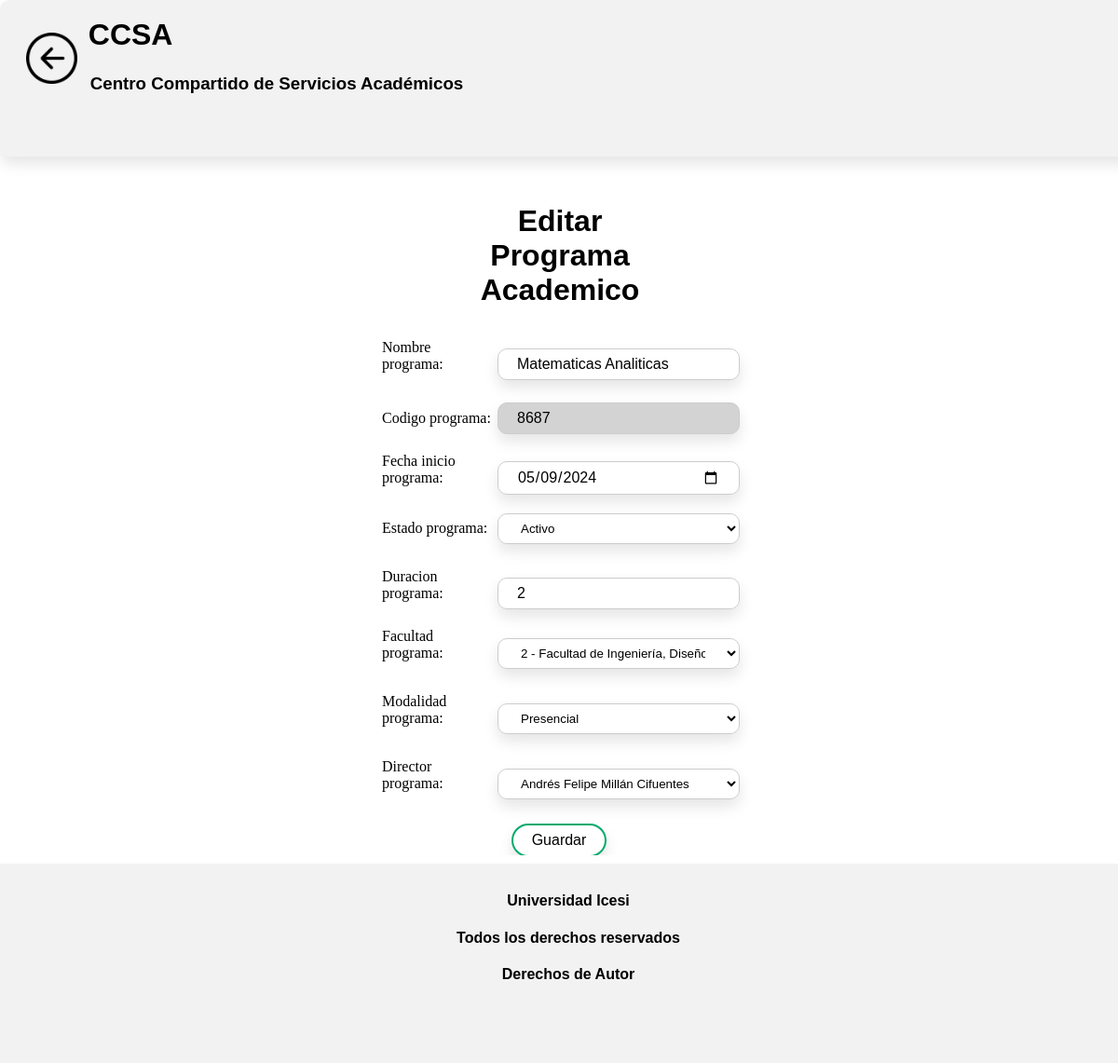
Screenshot of /index/gestion/buscar_programa_academico/editar/8687/ with the database file from the repository.
### CCSApp/models.py (models this page shows, shortened)
class Programa_de_posgrado(models.Model):
    nombre_programa = models.CharField(max_length =255, unique= True,null = False, blank = False) #cambio
    codigo_programa = models.CharField(max_length = 10, unique = True, default ='', null = False, blank = False, primary_key=True) # cambio
    fecha_inicio_programa = models.DateField(default = fecha_inicio_por_defecto, null = False, blank = False)
    ESTADO_CHOICES = [
        ("Activo","Activo"),
        ("Inactivo","Inactivo")
    ]
    estado_programa = models.CharField(max_length = 50, choices = ESTADO_CHOICES, default  = 'Activo', null = False, blank = False) #cambio
    duracion_programa = models.PositiveIntegerField(default = 1, null = False, blank = False) #cambio
    facultad_programa = models.ForeignKey(Facultad, on_delete = models.CASCADE, default = '', null = False, blank = False) #cambio
    modalidad_programa = models.CharField(max_length = 20, choices = [('Presencial', 'Presencial'), ('Virtual', 'Virtual'), ('Mixta', 'Mixta')], default = 'Presencial', null = False, blank = False) #cambio
    director_programa = models.ForeignKey(Director_de_programa, on_delete= models.CASCADE, default = "")

### CCSApp/views.py (the view)
# urls.py: path('index/gestion/buscar_programa_academico/editar/<str:codigo_programa>/', views.editar_programa, name='editar_programa'),
def editar_programa(request, codigo_programa):
    programa = get_object_or_404(Programa_de_posgrado, codigo_programa=codigo_programa)
    form = EditarProgramaForm(request.POST, instance=programa)
    if form.is_valid():
        form.save()
        return redirect('/index/gestion/buscar_programa_academico')
    else:
        form = EditarProgramaForm(instance=programa)
    return render(request, 'Editar/editar_programa.html', {'form': form})

### CCSApp/forms.py
class EditarProgramaForm(forms.ModelForm):
    class Meta:
        model = Programa_de_posgrado
        fields = ['nombre_programa', 'codigo_programa', 'fecha_inicio_programa','estado_programa', 'duracion_programa', 'facultad_programa', 'modalidad_programa', 'director_programa']
        widgets = {
            'nombre_programa': forms.TextInput(attrs={'class': 'form-control'}),
            'codigo_programa': forms.TextInput(attrs={'class': 'form-control', 'readonly': 'readonly', 'style': 'background-color: #d3d3d3'}),
            'fecha_inicio_programa': forms.DateInput(attrs={'type': 'date','class': 'form-control'}),
            'duracion_programa': forms.TextInput(attrs={'class': 'form-control'}),
            'facultad_programa': forms.Select(attrs={'class': 'form-control'}),
            'modalidad_programa': forms.Select(attrs={'class': 'form-control'}),
            'estado_programa': forms.Select(attrs={'class': 'form-control'}),
            'director_programa' : forms.Select(attrs={'class': 'form-control'})
        }

### CCSApp/models.py (called while the page is built)
    def  __str__(self):
        return f"{self.codigo_facultad} - {self.nombre_facultad}"

    def __str__(self):
        return self.nombre_director

### CCSApp/templates/Editar/editar_programa.html (shortened to what this page needs)
{% load static %}
<!DOCTYPE html>
<html lang="es">
<head>
  <link rel="stylesheet" href='{% static "css/editar_programa.css" %}' type='text/css'>
</head>
<body>
  <div id="page-container">
    <div id="page1" class="fade-in">
      <div class="bloq-sup">
        <form method="get">
          <div class="bloq-sup_secd">
            <div class="div_boton_return">
              <button class="boton-2" name="boton1" type="button" onclick="redirigirBuscarDesdeEditarPrograma()">
                <img src="/static/Images/retorno.png" height="55" width="55" alt="Botón de retorno" />
              </button>
            </div>
            <div class="titulo">
              <div class="div_CCSA">
                <h1>CCSA</h1>
              </div>
              <div class="descripcion">
                <h3>Centro Compartido de Servicios Académicos</h3>
              </div>
            </div>
          </div>
        </form>
      </div>
      <div class="bloq-mid-wrapper">
        <div class="bloq-mid">
          <div class="intermed">
            <h1>Editar Programa Academico</h1>
          </div>
          <div class="intermed-bloq">
            <form method="POST" class="form-1" enctype="multipart/form-data" id="registro-materia-form">
                {{ form.as_p }}
              <div class="buttondiv">
                <button type="submit" class="btn-1">Guardar</button>
              </div>
            </form>
          </div>
        </div>
      </div>
      <div class="bloq-inf">
        <h4>Universidad Icesi</h4>
        <h4>Todos los derechos reservados</h4>
        <h4>Derechos de Autor</h4>
      </div>
    </div>
  </div>
</body>
</html>

### CCSApp/templates/static/css/editar_programa.css (style rules this page uses)
label { display: inline-block; width: 90px; text-align: right; }
input, textarea { font: 1em sans-serif; width: 300px; box-sizing: border-box; border: 1px solid #999; }
button { margin-left: 0.5em; }
.fade-in { opacity: 0; animation: fadeIn 0.5s ease-in forwards; }
.bloq-sup, .bloq-inf { position: fixed; left: 0; width: 100%; background-color: rgba(255, 255, 255, 0.8); z-index: 9999; text-align: center; padding: 10px; }
.bloq-sup { top: 0; }
.bloq-inf { bottom: 0; }
.bloq-mid-wrapper { width: 100%; }
.div_boton_return { margin-left: 0px; margin-top: 40px; margin-bottom: 5px; margin-right: 10px; width: 5%; height: 10%; justify-content: center; background-color: transparent; }
.div_CCSA { margin-left: 10px; margin-top: 10px; margin-bottom: 5px; margin-right: 10px; width: 22%; justify-content: center; font-family: 'Poppins', Arial, sans-serif; }
.form-1 { margin: 0 auto; width: 400px; padding: 1em; border-radius: 1em; }
.btn-1 { font-size: 1rem; font-weight: 500; color: #000; border: none; box-shadow: 0px 8px 15px rgba(0, 0, 0, 0.1);; padding: 7px 20px; background-color: #28C985; border-radius: 2rem; border:0.7px solid #000000c8; }
.btn-1 { background-color: white; border: 2px solid #04AA6D; transition: background-color 1s; }
.buttondiv { display: flex; justify-content: center; width: 30%; margin-left: 34%; }
.bloq-mid { display: block; justify-content: center; position: fixed; top: 48%; left: 50%; transform: translate(-50%, -50%); overflow-y: scroll; width: 100%; height: 64.8%; }
.bloq-mid input { width: 65%; height: 5%; margin-left: 0%; margin-top: 1%; margin-bottom: 1%; border: 1px solid #ccc; border-radius: 4px; box-sizing: border-box; }
.bloq-mid label { width: 30%; text-align: left; margin-left: 2.5%; }
.intermed { position: relative; top: 20px; left: 38%; margin-left: 25px; margin-bottom: 15px; float: top; width: 20%; height: 16%; font-family: 'Poppins', Arial, sans-serif; text-align: center; }
.intermed-bloq .form-control { width: 65%; height: 50%; background-color: transparent; border-radius: 10px; box-shadow: 0px 8px 15px rgba(0, 0, 0, 0.1); padding: 7px 20px; }
.bloq-sup { position: fixed; left: 0; width: 100%; height: 13%; top: 0; background-color: #f2f2f2; border-radius: 10px; box-shadow: 0px 8px 15px rgba(0, 0, 0, 0.1); }
.bloq-inf { position: fixed; bottom: 0; left: 0px; width: 100%; height: 17%; background-color: #f2f2f2; text-align: center; padding: 10px 2; font-family: 'Poppins', Arial, sans-serif; }
.bloq-sup_secd { display: flex; align-items: center; margin-top: auto; margin-top: -25px; margin-left: 5px; }
.boton-2 { margin-right: 10px; background-size: cover; background-repeat: no-repeat; border: none; width: 55px; height: 55px; background-color: transparent; }
.titulo { margin-right: 10px; line-height: 62px; }
.descripcion { margin-left: 12px; line-height: 0px; font-family: 'Poppins', Arial, sans-serif; }
.form-control { width: 72%; padding: 8px; margin-bottom: 10px; border: 1px solid #ccc; border-radius: 4px; box-sizing: border-box; }

### rows the page displays
Programa_de_posgrado: nombre_programa "Matematicas Analiticas", codigo_programa "8687", fecha_inicio_programa "05/09/2024", estado_programa "Activo", duracion_programa "2", facultad_programa "2 - Facultad de Ingeniería, Diseño y Ciencias Aplicadas", modalidad_programa "Presencial", director_programa "Andrés Felipe Millán Cifuentes"
